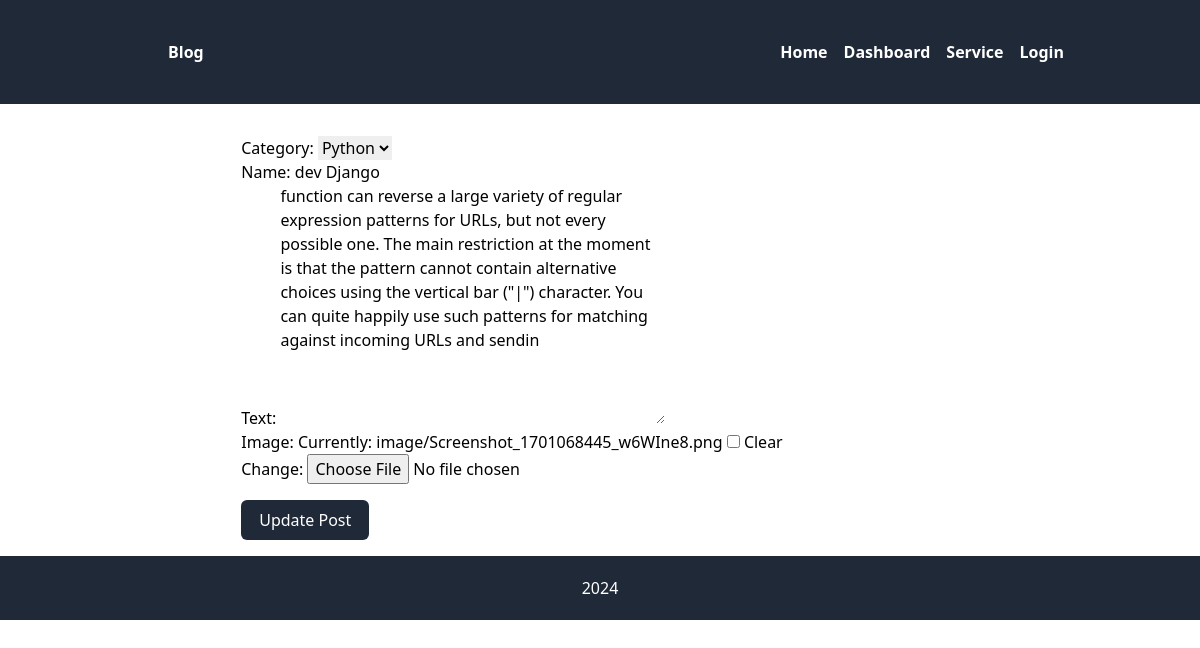
The page /update_post/114/ on the database its author committed.
### src/models.py (models this page shows, shortened)
class BLog(models.Model):
    user = models.ForeignKey(User, on_delete=models.CASCADE)
    category = models.ForeignKey(CategoryBlog, on_delete=models.CASCADE)
    name = models.CharField(max_length =150, blank=True, null=True)
    Text  = models.TextField(max_length=1000 )
    image = models.ImageField(upload_to="image", blank=True)
    date = models.DateTimeField(auto_now=True)
    likes = models.ManyToManyField(User, related_name='blog_likes', blank=True)

class CategoryBlog(models.Model):
    name = models.CharField(max_length = 150)
    def __str__(self):
        return f"{self.name}"

### src/views.py (the view)
# urls.py: path('update_post/<str:pk>/', views.update_post, name='update_post'),
def update_post(request, pk):
    posts = get_object_or_404(BLog, id=pk)
    if  request.method == 'POST':
        form = FormPost(request.POST, request.FILES,instance=posts)
        if form.is_valid():
            form.save()
            return redirect('index')
    else :
        form = FormPost(instance=posts)
    return render(request, 'update_post.html', {'form': form})

### src/forms.py (shortened to what this page needs)
class FormPost(forms.ModelForm):
   class Meta:
      model = BLog
      exclude = ['date']
      fields =['category', 'name', 'Text' ,'image']

### src/templates/update_post.html (shortened to what this page needs)
{% extends 'base.html' %}
{% load tailwind_filters %}
{% block content %}
<div   class="container flex justify-center mt-8">
   <form action="" method="POST" enctype="multipart/form-data">
            <div>
                {{ form|crispy }}
            </div>
            <button class="bg-gray-800 px-4 py-2 rounded-md
             w-32 text-white mt-4" type="submit" >Update Post</button>
        </form>
</div>
{% endblock content %}

### rows shown on the page
BLog: category "Python", Text "function can reverse a large variety of regular expression patterns for URLs, but not every possible one. The main restriction at the moment is that the pattern cannot contain alternative choices using the vertical bar (\"|\") character. You can quite happily use such patterns for matching against incoming URLs and sendin"
CategoryBlog: name "dev Django"
